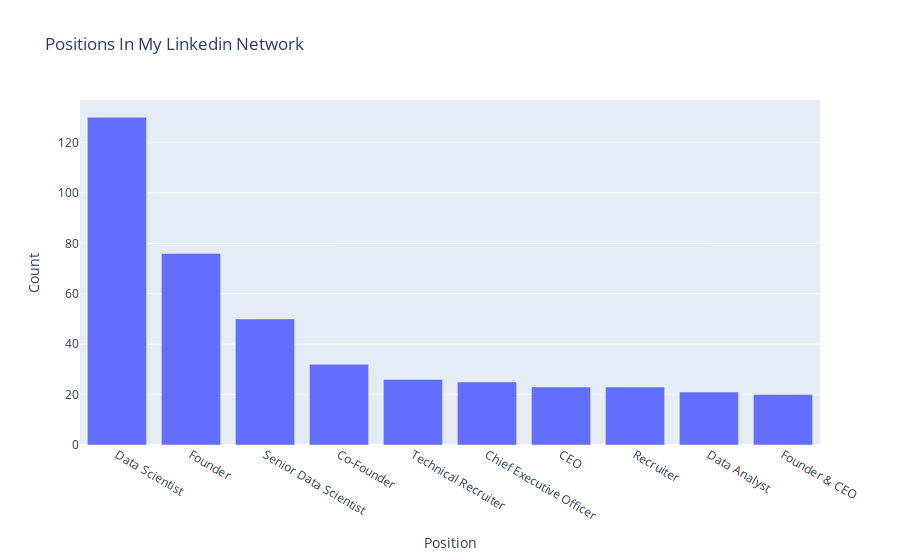

Notebook cell for this chart:
### Code cell
fig = px.bar(network.groupby(by='Position').count().sort_values(by='First Name', ascending=False)[:10].reset_index(),
       x='Position',
       y='First Name',
       labels={'First Name': 'Count'},
        title= 'Positions In My Linkedin Network'
      )

fig.show()

### Figure 1 — Plotly figure (JSON) as saved in the notebook; plotly's stock layout.template omitted (floating-point values rounded to 4 significant figures)
{"data": [{"alignmentgroup": "True", "hovertemplate": "Position=%{x}<br>Count=%{y}<extra></extra>", "legendgroup": "", "marker": {"color": "#636efa", "pattern": {"shape": ""}}, "name": "", "offsetgroup": "", "orientation": "v", "showlegend": false, "textposition": "auto", "type": "bar", "x": ["Data Scientist", "Founder", "Senior Data Scientist", "Co-Founder", "Technical Recruiter", "Chief Executive Officer", "CEO", "Recruiter", "Data Analyst", "Founder & CEO"], "xaxis": "x", "y": [130, 76, 50, 32, 26, 25, 23, 23, 21, 20], "yaxis": "y"}], "layout": {"barmode": "relative", "legend": {"tracegroupgap": 0}, "title": {"text": "Positions In My Linkedin Network"}, "xaxis": {"anchor": "y", "domain": [0, 1], "title": {"text": "Position"}}, "yaxis": {"anchor": "x", "domain": [0, 1], "title": {"text": "Count"}}}}
